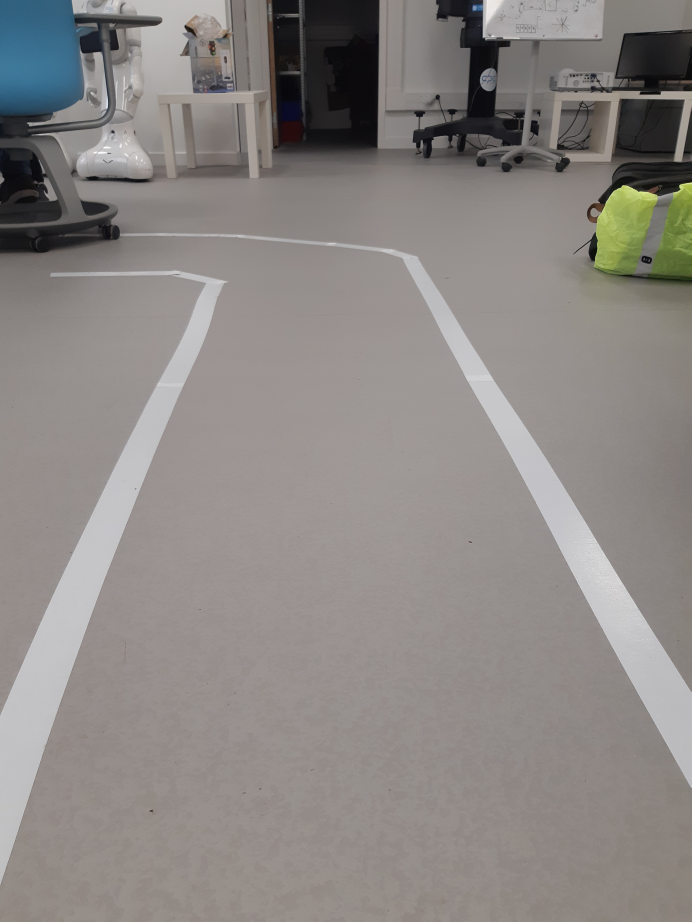
#> input picture src/RoadFollower/test1.jpg, 3456 x 4608 px (shown at 1/5 size)
$ python line_follower.py
#> lines starting #> are read from the running program, lines starting #| are printed output that depends on the picture; after the words box and inside, x2 and y2 are one past the last pixel; in counts of white or black regions, pixels touching at a corner belong together
import cv2
import numpy as np
import math
import serial
import os

actual_path = os.path.dirname(os.path.abspath(__file__))
image = cv2.imread(os.path.join(actual_path, 'test1.jpg'))
#> image is the input picture: shape (4608, 3456, 3); mean B, G, R 132.4, 135.1, 139.6
image = cv2.resize(image, (640, 480))
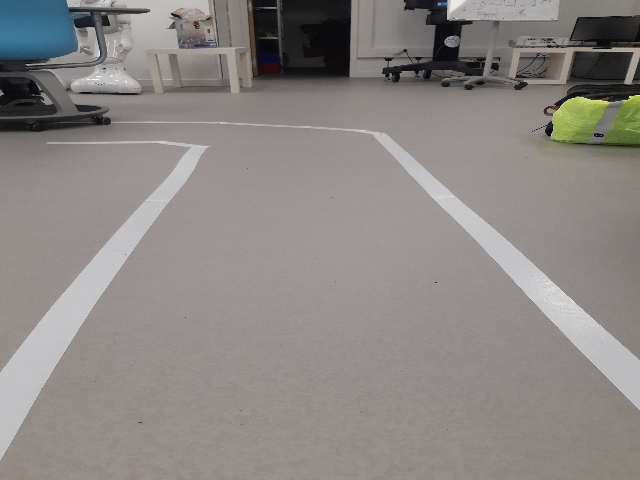
#> image: shape (480, 640, 3); mean B, G, R 132.3, 135, 139.6
imshow = cv2.imshow('image', image)
gray = cv2.cvtColor(image, cv2.COLOR_BGR2GRAY)
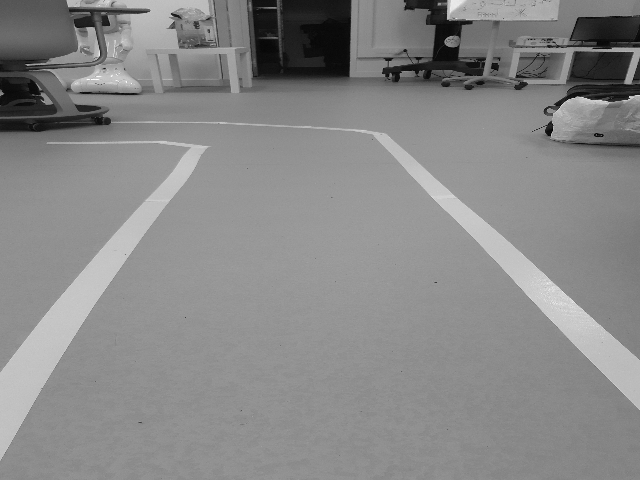
#> gray: shape (480, 640); min 0, max 254, mean 136

k_width = 5
k_height = 5

# Image smoothing
blurred = cv2.GaussianBlur(gray, (k_width, k_height), 0)

# Edge detection
threshold1 = 50
threshold2 = 50
edged = cv2.Canny(blurred, threshold1, threshold2)
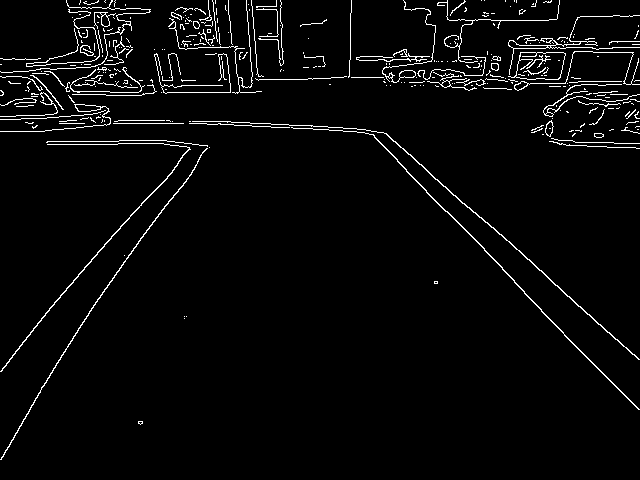
#> edged: shape (480, 640); 3.4% white in thin lines or dots

# Find contours
contours, hierarchy = cv2.findContours(edged, cv2.RETR_EXTERNAL, cv2.CHAIN_APPROX_SIMPLE)
#> contours = 316 contours, 293 with area under 20; largest, box (x1, y1, x2, y2) and area: (508, 52, 566, 80) 1182, (291, 127, 640, 410) 264, (192, 121, 640, 360) 224, (0, 148, 208, 460) 200, (0, 143, 191, 372) 187

print("Number of contours found = " + str(len(contours)))
#| Number of contours found = 316
print("Number of hierarchy found = " + str(len(hierarchy)))
#| Number of hierarchy found = 1

# Draw all contours
# -1 signifies drawing all contours
cv2.drawContours(image, contours, -1, (0, 255, 0), 3)
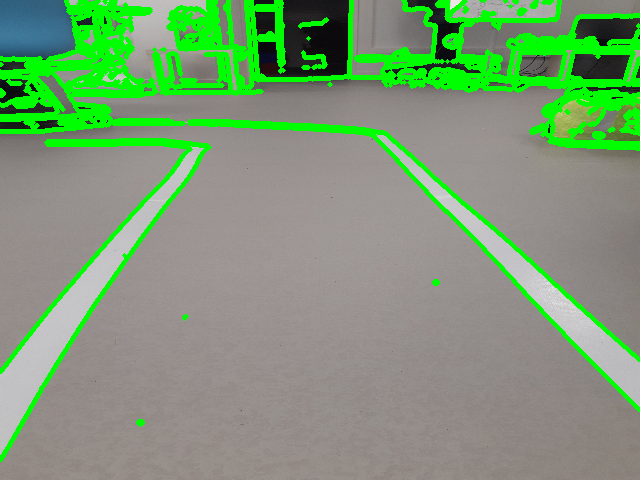
#> image: shape (480, 640, 3); 13.48% of pixels changed, all inside (x1, y1, x2, y2) = (0, 0, 640, 462)
cv2.imshow('Contours', image)
cv2.waitKey(20000)
cv2.destroyAllWindows()

$ run again, with src/RoadFollower/test2.jpg copied over src/RoadFollower/test1.jpg
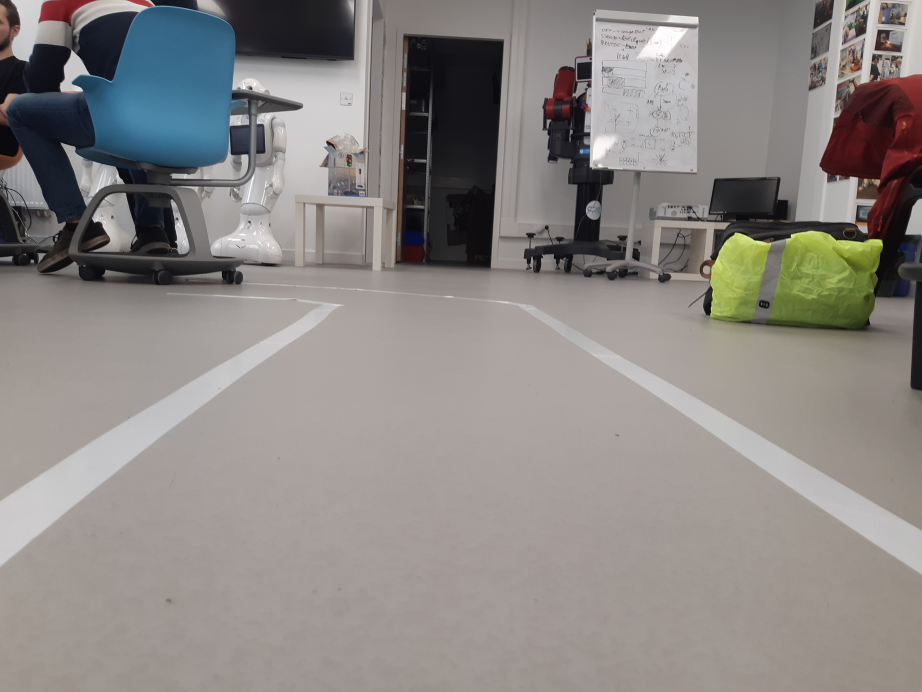
#> input picture src/RoadFollower/test2.jpg, 4608 x 3456 px (shown at 1/5 size)
#> image is the input picture: shape (3456, 4608, 3); mean B, G, R 131.9, 134.8, 139.2
#> `edged = cv2.Canny(blurred, threshold1, threshold2)`:
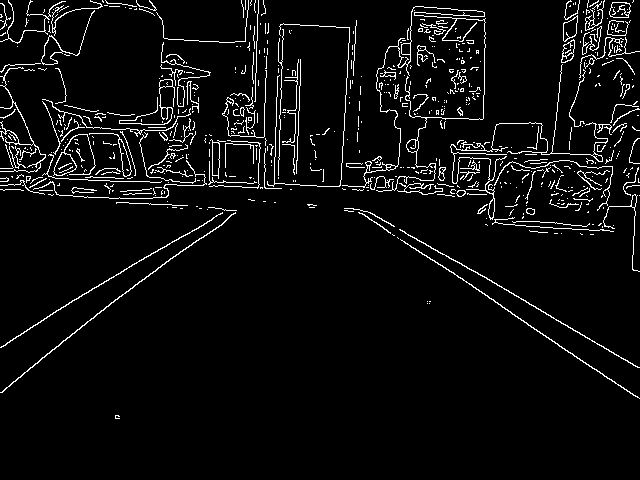
#> edged: shape (480, 640); 5% white in thin lines or dots, all inside (x1, y1, x2, y2) = (0, 0, 640, 419)
#> contours = 642 contours, 606 with area under 20; largest, box (x1, y1, x2, y2) and area: (342, 6, 486, 192) 394, (53, 134, 96, 176) 362, (41, 10, 95, 65) 341, (609, 2, 631, 18) 278, (563, 15, 578, 42) 238
#| Number of contours found = 642
#| Number of hierarchy found = 1
#> `cv2.drawContours(image, contours, -1, (0, 255, 0), 3)`:
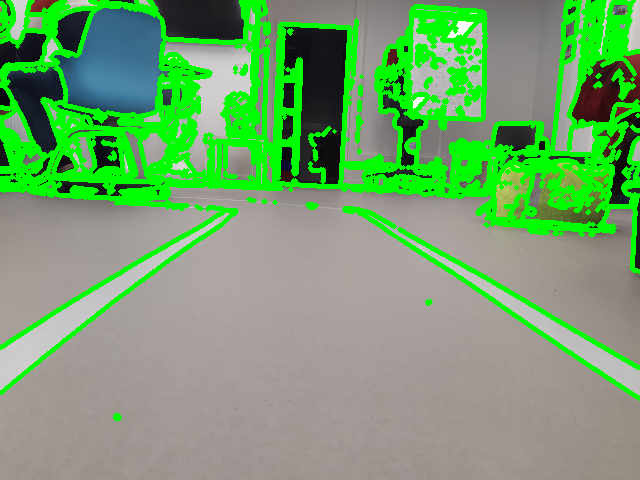
#> image: shape (480, 640, 3); mean B, G, R 109, 163.6, 114.6

$ run again, with src/RoadFollower/test3.jpg copied over src/RoadFollower/test1.jpg
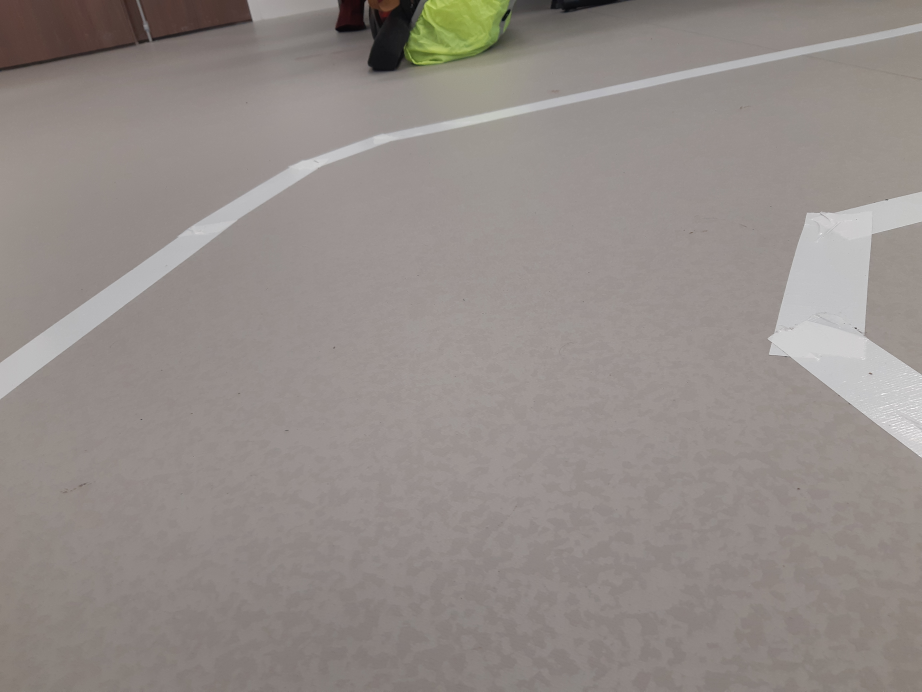
#> input picture src/RoadFollower/test3.jpg, 4608 x 3456 px (shown at 1/5 size)
#> image is the input picture: shape (3456, 4608, 3); mean B, G, R 136.1, 140, 147.2
#> `edged = cv2.Canny(blurred, threshold1, threshold2)`:
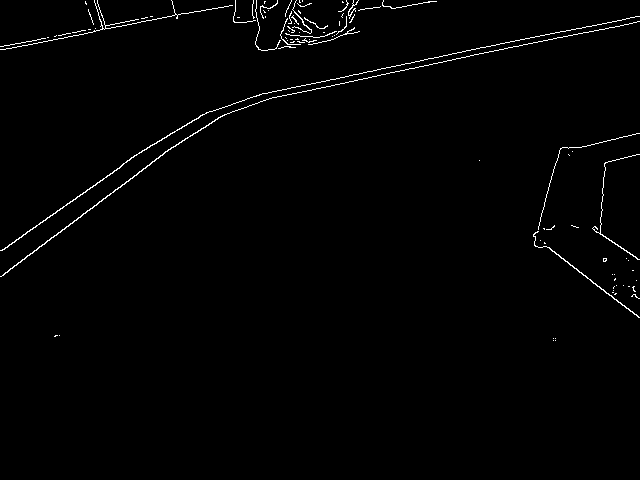
#> edged: shape (480, 640); 1.2% white in thin lines or dots, all inside (x1, y1, x2, y2) = (0, 0, 640, 341)
#> contours = 94 contours, 90 with area under 20; largest, box (x1, y1, x2, y2) and area: (0, 21, 640, 277) 159, (0, 16, 640, 251) 133, (533, 231, 640, 318) 75, (592, 154, 640, 260) 32
#| Number of contours found = 94
#| Number of hierarchy found = 1
#> `cv2.drawContours(image, contours, -1, (0, 255, 0), 3)`:
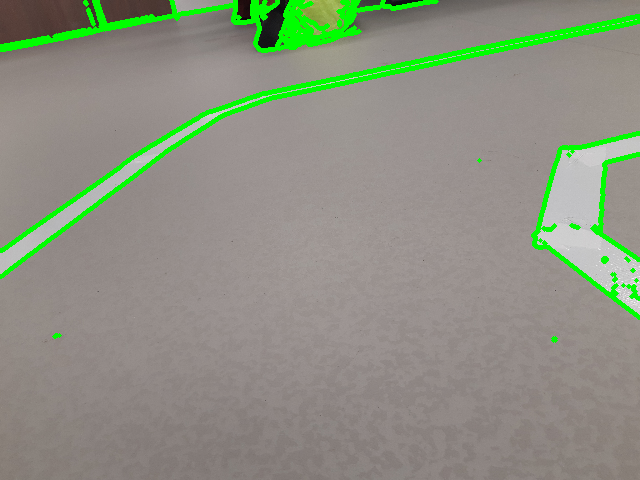
#> image: shape (480, 640, 3); mean B, G, R 129.6, 145.6, 140.1

$ run again, with src/RoadFollower/test4.jpg copied over src/RoadFollower/test1.jpg
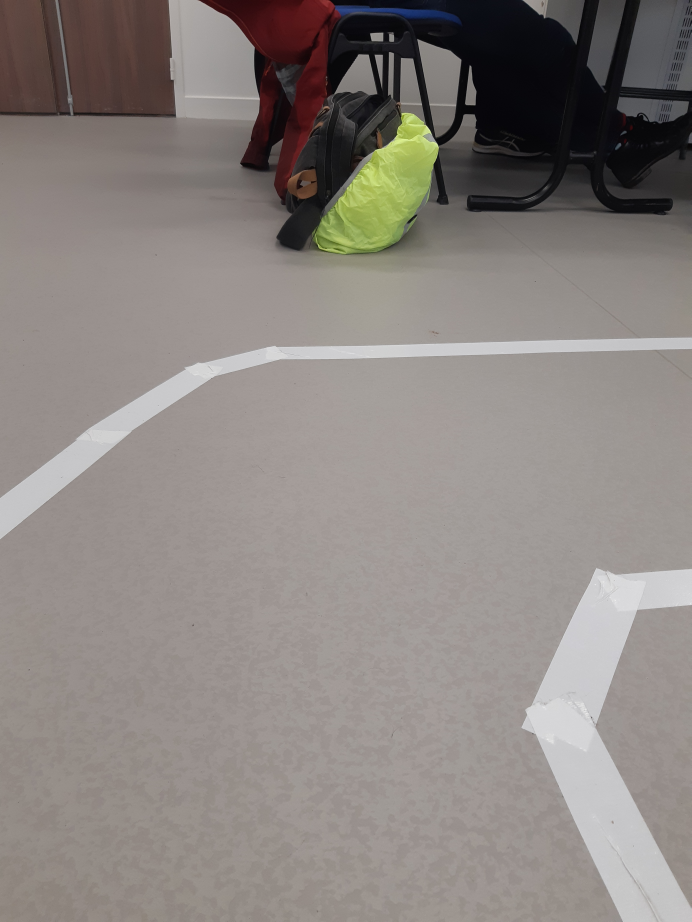
#> input picture src/RoadFollower/test4.jpg, 3456 x 4608 px (shown at 1/5 size)
#> image is the input picture: shape (4608, 3456, 3); mean B, G, R 128.2, 132.1, 138.6
#> `edged = cv2.Canny(blurred, threshold1, threshold2)`:
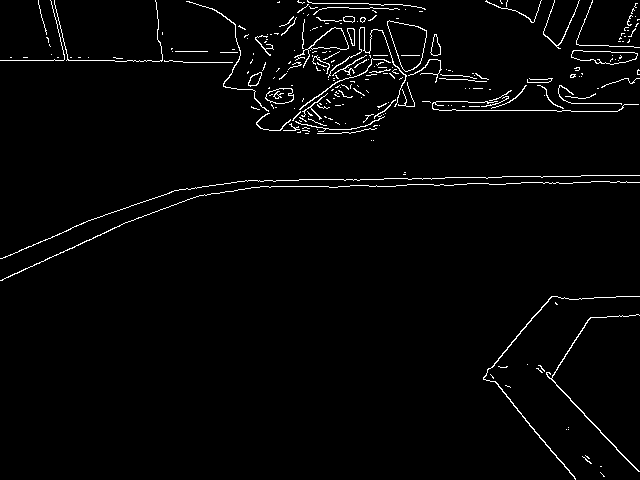
#> edged: shape (480, 640); 2.4% white in thin lines or dots
#> contours = 242 contours, 223 with area under 20; largest, box (x1, y1, x2, y2) and area: (387, 20, 427, 72) 1278, (571, 50, 638, 65) 632, (294, 27, 349, 68) 524, (265, 88, 294, 104) 326, (483, 296, 640, 480) 144
#| Number of contours found = 242
#| Number of hierarchy found = 1
#> `cv2.drawContours(image, contours, -1, (0, 255, 0), 3)`:
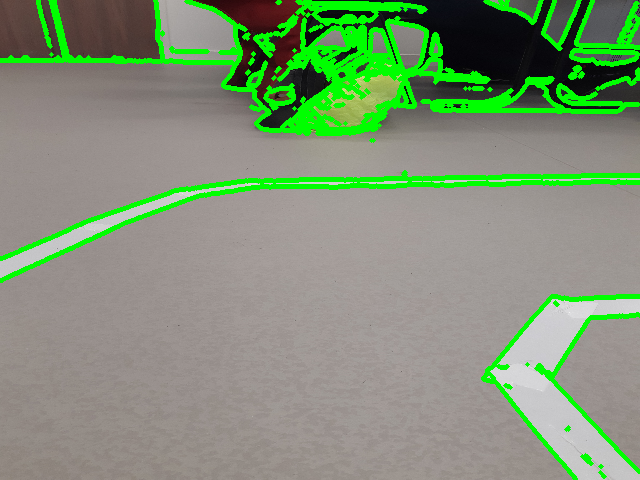
#> image: shape (480, 640, 3); mean B, G, R 118.2, 147.5, 127.6
